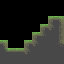

A 2D game scene composited from a Tiled map and its tileset images. What follows is a short description and the map's XML, with every tile layer's data as written:
An orthogonal 8x8 tile map with 8x8 px tiles, 2 tile layers (foreground, flagmap), 2 tilesets.

<map version="1.0" orientation="orthogonal" renderorder="right-down" width="8" height="8" tilewidth="8" tileheight="8" nextobjectid="1">
 <tileset firstgid="1" name="ztiles-foreground" tilewidth="8" tileheight="8" tilecount="512" columns="16">
  <image source="ztiles-foreground.png" trans="ff00ff" width="128" height="128" />
 </tileset>
 <tileset firstgid="513" name="tiled-collission" tilewidth="8" tileheight="8" tilecount="64" columns="16">
  <image source="../../../tools/assetmanager/tiled-collission.png" trans="ff00ff" width="128" height="32" />
 </tileset>
 <layer name="foreground" width="8" height="8">
  <data encoding="csv">
0,0,0,0,0,0,0,0,
0,0,0,0,0,0,0,0,
0,0,0,0,0,0,5,4,
0,0,0,0,0,5,37,20,
0,0,0,0,5,38,17,20,
4,0,0,5,37,17,17,36,
56,1,1,37,17,17,17,17,
17,17,17,17,17,17,17,17
</data>
 </layer>
 <layer name="flagmap" width="8" height="8">
  <data encoding="csv">
0,0,0,0,0,0,0,0,
0,0,0,0,0,0,0,0,
0,0,0,0,0,0,513,513,
0,0,0,0,0,513,513,513,
0,0,0,0,513,513,513,513,
513,0,0,513,513,513,513,513,
513,513,513,513,513,513,513,513,
513,513,513,513,513,513,513,513
</data>
 </layer>
</map>
